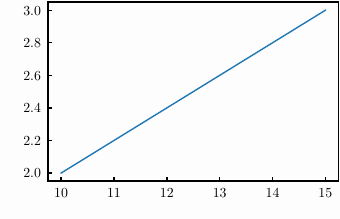

Generate this figure with Python:
from samplot.utils import init_plotting, MakeSingleAxFig

fig, ax = MakeSingleAxFig()
ax.plot([10,15],[2,3])
fig.savefig('test.pdf')